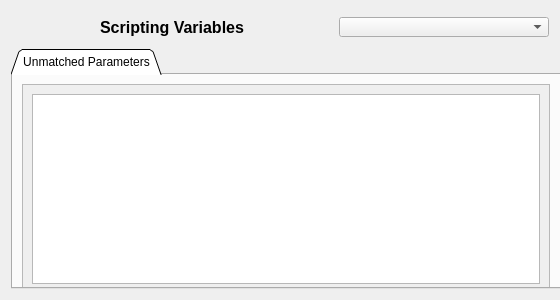
<?xml version="1.0" encoding="UTF-8"?>
<ui version="4.0">
 <class>Widget_ScriptingVariables</class>
 <widget class="QWidget" name="Widget_ScriptingVariables">
  <property name="geometry">
   <rect>
    <x>0</x>
    <y>0</y>
    <width>560</width>
    <height>300</height>
   </rect>
  </property>
  <property name="sizePolicy">
   <sizepolicy hsizetype="MinimumExpanding" vsizetype="MinimumExpanding">
    <horstretch>0</horstretch>
    <verstretch>0</verstretch>
   </sizepolicy>
  </property>
  <property name="minimumSize">
   <size>
    <width>560</width>
    <height>300</height>
   </size>
  </property>
  <property name="maximumSize">
   <size>
    <width>560</width>
    <height>300</height>
   </size>
  </property>
  <property name="windowTitle">
   <string>Form</string>
  </property>
  <property name="styleSheet">
   <string notr="true">QMenuBar{
background-color:#1d1d1d;
padding:5px;
	font: 12pt &quot;MS Shell Dlg 2&quot;;
}

QMenuBar::item{
background-color:#1d1d1d;
color:#fff;
padding:5px;

}

QMenu{
color:#fff;
padding:0;
}

QMenu::item:selected{
color:#fff;
background-color:#00aba9;
}

QTableWidget{
background-color:#3d3d3d;
color:#fff;
  selection-background-color: #da532c;
border:solid;
border-width:3px;
border-color:#da532c;
}
QHeaderView::section{
background-color:qlineargradient(spread:pad, x1:0, y1:0, x2:1, y2:0, stop:0 rgba(20, 158, 217, 255), stop:1 rgba(36, 158, 217, 255));
border:none;
border-top-style:solid;
border-width:1px;
border-top-color:qlineargradient(spread:pad, x1:0, y1:0, x2:1, y2:0, stop:0 rgba(20, 158, 217, 255), stop:1 rgba(36, 158, 217, 255));
color:#fff;

}
QHeaderView{
background-color:qlineargradient(spread:pad, x1:0, y1:0, x2:1, y2:0, stop:0 rgba(20, 158, 217, 255), stop:1 rgba(36, 158, 217, 255));

border:none;
border-top-style:solid;
border-width:1px;
border-top-color:#149ED9;
color:#fff;
	font: 75 12pt &quot;Calibri&quot;;
}

QTableCornerButton::section{
border:none;
background-color:#149ED9;
}

QMenu{
background-color:#3d3d3d;
}
QStatusBar{
background-color:#7e3878;
color:#fff;
}

QPushButton{
border-style:solid;
background-color:#3d3d3d;
color:#fff;
border-radius:7px;
}

QPushButton:disabled {
background-color: rgb(204, 0, 0);
}

QPushButton:hover{
color:#ccc;
	background-color: qlineargradient(spread:pad, x1:0.517, y1:0, x2:0.517, y2:1, stop:0 rgba(45, 45, 45, 255), stop:0.505682 rgba(45, 45, 45, 255), stop:1 rgba(29, 29, 29, 255));
	border-color:#2d89ef;
border-width:2px;
}

QPushButton:pressed{
background-color: qlineargradient(spread:pad, x1:0.517, y1:0, x2:0.517, y2:1, stop:0 rgba(29, 29, 29, 255), stop:0.505682 rgba(45, 45, 45, 255), stop:1 rgba(29, 29, 29, 255));
}


QTabWidget::tab{
background-color:#3d3d3d;
}

QLineEdit{
border-radius:0;
}

QProgressBar{
border-radius:0;
text-align:center;
color:#fff;
background-color:transparent;
border: 2px solid #e3a21a;
border-radius:7px;
	font: 75 12pt &quot;Open Sans&quot;;

}

QProgressBar::chunk{
background-color:#2d89ef;
width:20px;
}</string>
  </property>
  <layout class="QGridLayout" name="gridLayout">
   <item row="0" column="0">
    <layout class="QHBoxLayout" name="horizontalLayout_7">
     <item>
      <spacer name="horizontalSpacer_7">
       <property name="orientation">
        <enum>Qt::Horizontal</enum>
       </property>
       <property name="sizeHint" stdset="0">
        <size>
         <width>40</width>
         <height>20</height>
        </size>
       </property>
      </spacer>
     </item>
     <item>
      <layout class="QGridLayout" name="gridLayout_6">
       <item row="0" column="0">
        <widget class="QLabel" name="label_ManualControl_2">
         <property name="sizePolicy">
          <sizepolicy hsizetype="MinimumExpanding" vsizetype="Fixed">
           <horstretch>0</horstretch>
           <verstretch>0</verstretch>
          </sizepolicy>
         </property>
         <property name="minimumSize">
          <size>
           <width>0</width>
           <height>32</height>
          </size>
         </property>
         <property name="maximumSize">
          <size>
           <width>16777215</width>
           <height>32</height>
          </size>
         </property>
         <property name="font">
          <font>
           <pointsize>12</pointsize>
           <weight>75</weight>
           <bold>true</bold>
          </font>
         </property>
         <property name="text">
          <string>Scripting Variables</string>
         </property>
         <property name="alignment">
          <set>Qt::AlignCenter</set>
         </property>
        </widget>
       </item>
      </layout>
     </item>
     <item>
      <spacer name="horizontalSpacer_8">
       <property name="orientation">
        <enum>Qt::Horizontal</enum>
       </property>
       <property name="sizeHint" stdset="0">
        <size>
         <width>40</width>
         <height>20</height>
        </size>
       </property>
      </spacer>
     </item>
    </layout>
   </item>
   <item row="0" column="1">
    <widget class="QComboBox" name="comboBox_ProgramLabels">
     <property name="sizePolicy">
      <sizepolicy hsizetype="MinimumExpanding" vsizetype="MinimumExpanding">
       <horstretch>0</horstretch>
       <verstretch>0</verstretch>
      </sizepolicy>
     </property>
     <property name="minimumSize">
      <size>
       <width>210</width>
       <height>20</height>
      </size>
     </property>
     <property name="maximumSize">
      <size>
       <width>210</width>
       <height>20</height>
      </size>
     </property>
     <property name="font">
      <font>
       <pointsize>10</pointsize>
      </font>
     </property>
    </widget>
   </item>
   <item row="1" column="0" colspan="2">
    <widget class="QTabWidget" name="tabWidget">
     <property name="sizePolicy">
      <sizepolicy hsizetype="Fixed" vsizetype="Fixed">
       <horstretch>0</horstretch>
       <verstretch>0</verstretch>
      </sizepolicy>
     </property>
     <property name="minimumSize">
      <size>
       <width>550</width>
       <height>240</height>
      </size>
     </property>
     <property name="maximumSize">
      <size>
       <width>550</width>
       <height>350</height>
      </size>
     </property>
     <property name="tabShape">
      <enum>QTabWidget::Triangular</enum>
     </property>
     <property name="currentIndex">
      <number>0</number>
     </property>
     <widget class="QWidget" name="tab">
      <attribute name="title">
       <string>Unmatched Parameters</string>
      </attribute>
      <layout class="QGridLayout" name="gridLayout_3">
       <item row="0" column="0">
        <widget class="QScrollArea" name="scrollArea_3">
         <property name="minimumSize">
          <size>
           <width>470</width>
           <height>210</height>
          </size>
         </property>
         <property name="verticalScrollBarPolicy">
          <enum>Qt::ScrollBarAsNeeded</enum>
         </property>
         <property name="widgetResizable">
          <bool>true</bool>
         </property>
         <property name="alignment">
          <set>Qt::AlignCenter</set>
         </property>
         <widget class="QWidget" name="scrollAreaWidgetContents_3">
          <property name="geometry">
           <rect>
            <x>0</x>
            <y>0</y>
            <width>524</width>
            <height>208</height>
           </rect>
          </property>
          <layout class="QGridLayout" name="gridLayout_18">
           <item row="0" column="0">
            <widget class="QListWidget" name="listWidget_Variables"/>
           </item>
          </layout>
         </widget>
        </widget>
       </item>
      </layout>
     </widget>
    </widget>
   </item>
  </layout>
 </widget>
 <resources/>
 <connections/>
</ui>
